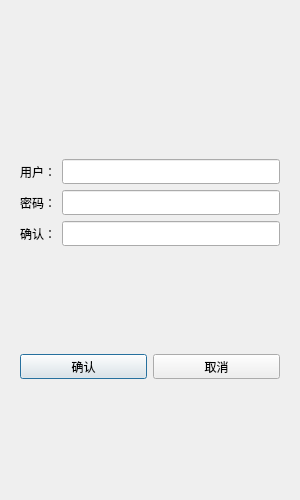
<?xml version="1.0" encoding="UTF-8"?>
<ui version="4.0">
 <class>RegisterDialog</class>
 <widget class="QDialog" name="RegisterDialog">
  <property name="geometry">
   <rect>
    <x>0</x>
    <y>0</y>
    <width>300</width>
    <height>500</height>
   </rect>
  </property>
  <property name="minimumSize">
   <size>
    <width>300</width>
    <height>500</height>
   </size>
  </property>
  <property name="maximumSize">
   <size>
    <width>300</width>
    <height>500</height>
   </size>
  </property>
  <property name="windowTitle">
   <string>注册</string>
  </property>
  <layout class="QVBoxLayout" name="verticalLayout_2">
   <item>
    <layout class="QVBoxLayout" name="verticalLayout">
     <item>
      <widget class="QStackedWidget" name="stackedWidget">
       <property name="currentIndex">
        <number>0</number>
       </property>
       <widget class="QWidget" name="page">
        <layout class="QVBoxLayout" name="verticalLayout_3">
         <item>
          <spacer name="verticalSpacer">
           <property name="orientation">
            <enum>Qt::Vertical</enum>
           </property>
           <property name="sizeHint" stdset="0">
            <size>
             <width>20</width>
             <height>40</height>
            </size>
           </property>
          </spacer>
         </item>
         <item>
          <widget class="QWidget" name="widget" native="true">
           <layout class="QVBoxLayout" name="verticalLayout_4">
            <item>
             <widget class="QLabel" name="err_tip">
              <property name="text">
               <string></string>
              </property>
              <property name="alignment">
               <set>Qt::AlignCenter</set>
              </property>
             </widget>
            </item>
           </layout>
          </widget>
         </item>
         <item>
          <layout class="QHBoxLayout" name="horizontalLayout">
           <item>
            <widget class="QLabel" name="user_label">
             <property name="minimumSize">
              <size>
               <width>0</width>
               <height>25</height>
              </size>
             </property>
             <property name="maximumSize">
              <size>
               <width>16777215</width>
               <height>25</height>
              </size>
             </property>
             <property name="text">
              <string>用户：</string>
             </property>
            </widget>
           </item>
           <item>
            <widget class="QLineEdit" name="user_edit">
             <property name="minimumSize">
              <size>
               <width>0</width>
               <height>25</height>
              </size>
             </property>
             <property name="maximumSize">
              <size>
               <width>16777215</width>
               <height>25</height>
              </size>
             </property>
            </widget>
           </item>
          </layout>
         </item>
         <item>
          <layout class="QHBoxLayout" name="horizontalLayout_4">
           <item>
            <widget class="QLabel" name="pass_label">
             <property name="minimumSize">
              <size>
               <width>0</width>
               <height>25</height>
              </size>
             </property>
             <property name="maximumSize">
              <size>
               <width>16777215</width>
               <height>25</height>
              </size>
             </property>
             <property name="text">
              <string>密码：</string>
             </property>
            </widget>
           </item>
           <item>
            <widget class="QLineEdit" name="pass_edit">
             <property name="minimumSize">
              <size>
               <width>0</width>
               <height>25</height>
              </size>
             </property>
             <property name="maximumSize">
              <size>
               <width>16777215</width>
               <height>25</height>
              </size>
             </property>
            </widget>
           </item>
          </layout>
         </item>
         <item>
          <layout class="QHBoxLayout" name="horizontalLayout_5">
           <item>
            <widget class="QLabel" name="confirm_label">
             <property name="minimumSize">
              <size>
               <width>0</width>
               <height>25</height>
              </size>
             </property>
             <property name="maximumSize">
              <size>
               <width>16777215</width>
               <height>25</height>
              </size>
             </property>
             <property name="text">
              <string>确认：</string>
             </property>
            </widget>
           </item>
           <item>
            <widget class="QLineEdit" name="confirm_edit">
             <property name="minimumSize">
              <size>
               <width>0</width>
               <height>25</height>
              </size>
             </property>
             <property name="maximumSize">
              <size>
               <width>16777215</width>
               <height>25</height>
              </size>
             </property>
            </widget>
           </item>
          </layout>
         </item>
         <item>
          <spacer name="verticalSpacer_2">
           <property name="orientation">
            <enum>Qt::Vertical</enum>
           </property>
           <property name="sizeHint" stdset="0">
            <size>
             <width>20</width>
             <height>40</height>
            </size>
           </property>
          </spacer>
         </item>
         <item>
          <layout class="QHBoxLayout" name="horizontalLayout_7">
           <item>
            <widget class="QPushButton" name="sure_btn">
             <property name="minimumSize">
              <size>
               <width>0</width>
               <height>25</height>
              </size>
             </property>
             <property name="maximumSize">
              <size>
               <width>16777215</width>
               <height>25</height>
              </size>
             </property>
             <property name="text">
              <string>确认</string>
             </property>
            </widget>
           </item>
           <item>
            <widget class="QPushButton" name="cancel_btn">
             <property name="minimumSize">
              <size>
               <width>0</width>
               <height>25</height>
              </size>
             </property>
             <property name="maximumSize">
              <size>
               <width>16777215</width>
               <height>25</height>
              </size>
             </property>
             <property name="text">
              <string>取消</string>
             </property>
            </widget>
           </item>
          </layout>
         </item>
         <item>
          <spacer name="verticalSpacer_3">
           <property name="orientation">
            <enum>Qt::Vertical</enum>
           </property>
           <property name="sizeHint" stdset="0">
            <size>
             <width>20</width>
             <height>40</height>
            </size>
           </property>
          </spacer>
         </item>
        </layout>
       </widget>
       <widget class="QWidget" name="page_2">
        <layout class="QVBoxLayout" name="verticalLayout_5">
         <item>
          <spacer name="verticalSpacer_5">
           <property name="orientation">
            <enum>Qt::Vertical</enum>
           </property>
           <property name="sizeHint" stdset="0">
            <size>
             <width>20</width>
             <height>40</height>
            </size>
           </property>
          </spacer>
         </item>
         <item>
          <widget class="QLabel" name="tip_lb">
           <property name="text">
            <string>注册成功，5 s后返回登录</string>
           </property>
           <property name="alignment">
            <set>Qt::AlignCenter</set>
           </property>
          </widget>
         </item>
         <item>
          <widget class="QLabel" name="tip2_lb">
           <property name="text">
            <string>可点击返回按钮直接返回登录界面</string>
           </property>
           <property name="alignment">
            <set>Qt::AlignCenter</set>
           </property>
          </widget>
         </item>
         <item>
          <spacer name="verticalSpacer_6">
           <property name="orientation">
            <enum>Qt::Vertical</enum>
           </property>
           <property name="sizeHint" stdset="0">
            <size>
             <width>20</width>
             <height>40</height>
            </size>
           </property>
          </spacer>
         </item>
         <item>
          <widget class="QWidget" name="widget_2" native="true">
           <layout class="QHBoxLayout" name="horizontalLayout_2">
            <item>
             <spacer name="horizontalSpacer">
              <property name="orientation">
               <enum>Qt::Horizontal</enum>
              </property>
              <property name="sizeHint" stdset="0">
               <size>
                <width>40</width>
                <height>20</height>
               </size>
              </property>
             </spacer>
            </item>
            <item>
             <widget class="QPushButton" name="return_btn">
              <property name="minimumSize">
               <size>
                <width>0</width>
                <height>25</height>
               </size>
              </property>
              <property name="maximumSize">
               <size>
                <width>16777215</width>
                <height>25</height>
               </size>
              </property>
              <property name="text">
               <string>返回登录</string>
              </property>
             </widget>
            </item>
            <item>
             <spacer name="horizontalSpacer_2">
              <property name="orientation">
               <enum>Qt::Horizontal</enum>
              </property>
              <property name="sizeHint" stdset="0">
               <size>
                <width>40</width>
                <height>20</height>
               </size>
              </property>
             </spacer>
            </item>
           </layout>
          </widget>
         </item>
         <item>
          <spacer name="verticalSpacer_4">
           <property name="orientation">
            <enum>Qt::Vertical</enum>
           </property>
           <property name="sizeHint" stdset="0">
            <size>
             <width>20</width>
             <height>40</height>
            </size>
           </property>
          </spacer>
         </item>
        </layout>
       </widget>
      </widget>
     </item>
    </layout>
   </item>
  </layout>
 </widget>
 <resources/>
 <connections/>
</ui>
